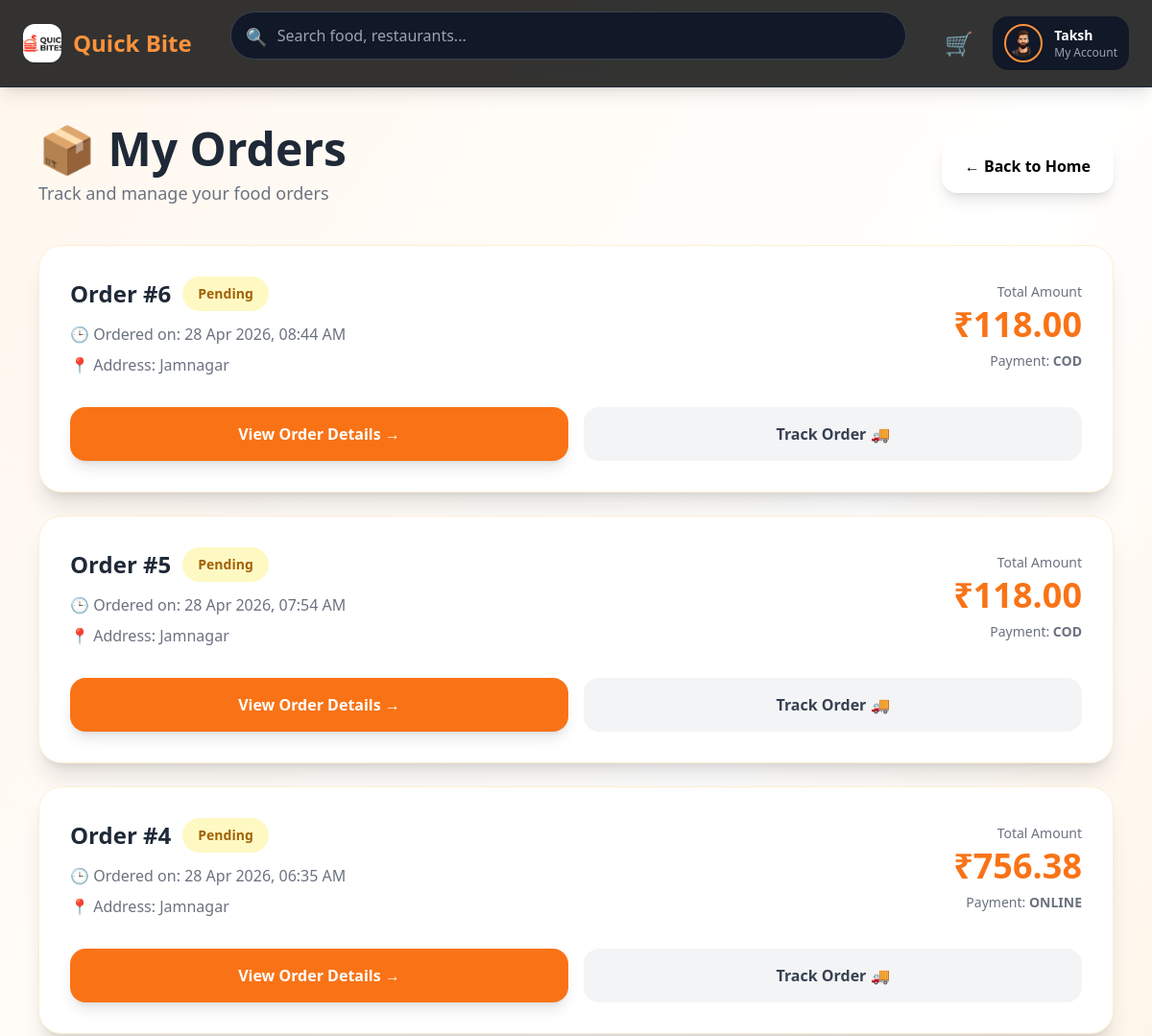
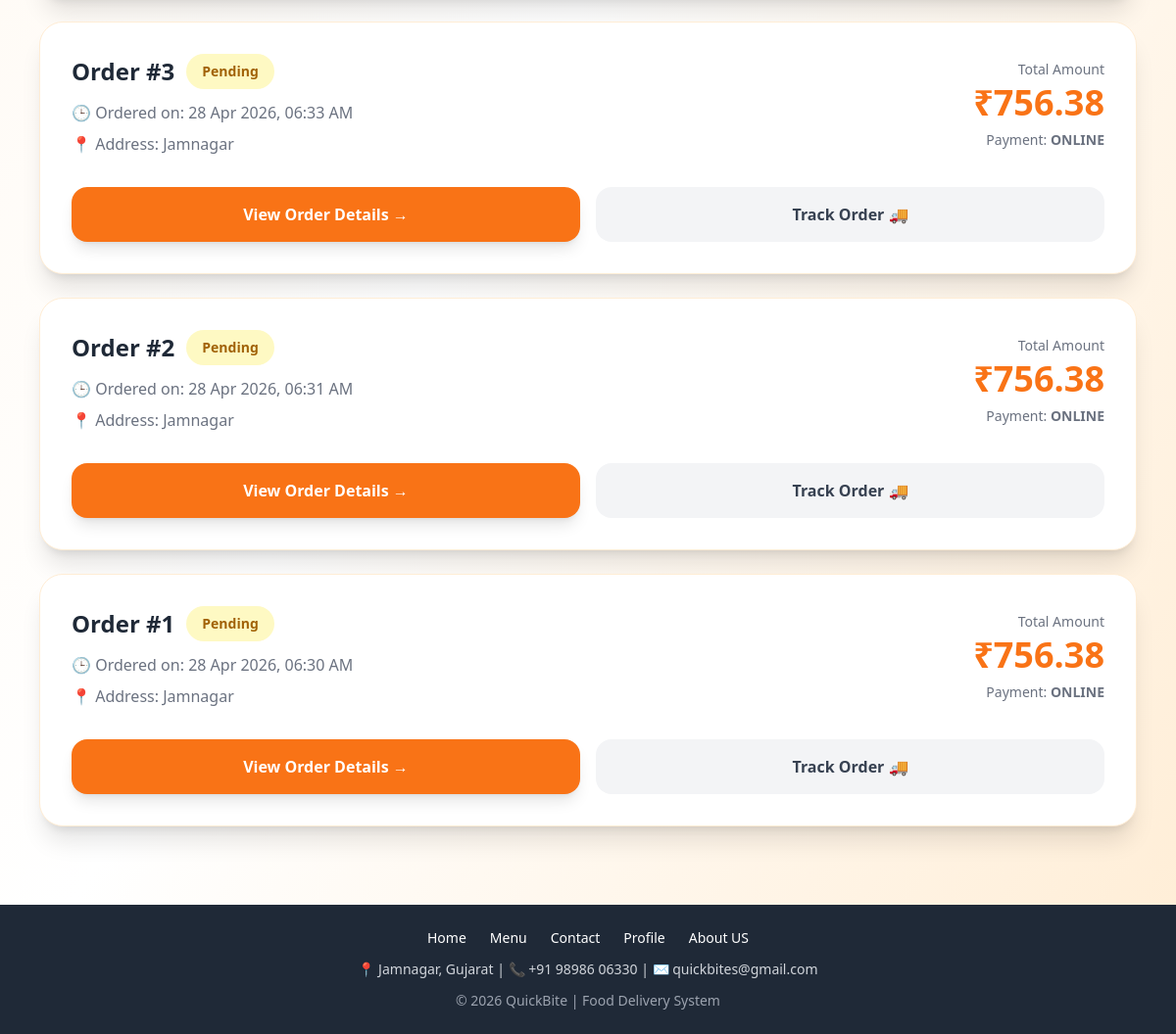
Screenshot of /orders.php (signed in) with the database file from the repository (2 pictures, top to bottom).
### tables this page shows
CREATE TABLE `settings` (
  `id` int(11) NOT NULL DEFAULT 1,
  `site_name` varchar(100) DEFAULT NULL,
  `logo` varchar(255) DEFAULT NULL,
  `contact_email` varchar(100) DEFAULT NULL,
  `contact_phone` varchar(20) DEFAULT NULL
);

CREATE TABLE `users` (
  `user_id` int(11) NOT NULL,
  `name` varchar(100) DEFAULT NULL,
  `email` varchar(100) DEFAULT NULL,
  `password` varchar(255) DEFAULT NULL,
  `phone` varchar(15) DEFAULT NULL,
  `address` text DEFAULT NULL,
  `created_at` timestamp NOT NULL DEFAULT current_timestamp(),
  `status` enum('active','blocked') DEFAULT 'active',
  `image` varchar(255) DEFAULT NULL
);

CREATE TABLE `orders` (
  `order_id` int(11) NOT NULL,
  `user_id` int(11) DEFAULT NULL,
  `total_amount` decimal(10,2) DEFAULT NULL,
  `order_status` enum('pending','confirmed','preparing','out_for_delivery','delivered','cancelled') DEFAULT 'pending',
  `payment_method` enum('COD','ONLINE') DEFAULT NULL,
  `payment_status` enum('pending','paid') DEFAULT 'pending',
  `order_date` timestamp NOT NULL DEFAULT current_timestamp(),
  `hotel_id` int(11) DEFAULT NULL,
  `created_at` timestamp NOT NULL DEFAULT current_timestamp(),
  `gst` decimal(10,2) DEFAULT NULL,
  `grand_total` decimal(10,2) DEFAULT NULL,
  `address` text DEFAULT NULL
);

### orders.php (the view, shortened to what this page needs)
<?php
include("db.php");
include("assets/navbar.php");
$user_id = $_SESSION['user_id'] ?? 0;
$orders = mysqli_query($conn,"
SELECT * FROM orders
WHERE user_id='$user_id'
ORDER BY order_id DESC
");
?>
<!DOCTYPE html>
<html>
<head>
<script src="https://cdn.tailwindcss.com"></script>
</head>
<body class="bg-gradient-to-br from-orange-50 via-white to-orange-100 min-h-screen">
<div class="max-w-6xl mx-auto px-4 py-10">
<div class="flex flex-col md:flex-row md:items-center md:justify-between gap-5 mb-10">
<div>
<h1 class="text-5xl font-extrabold text-gray-800">
📦 My Orders
</h1>
<p class="text-gray-500 mt-2 text-lg">
Track and manage your food orders
</p>
</div>
<a href="home.php"
class="inline-flex items-center gap-2 bg-white hover:bg-orange-500 hover:text-white transition px-6 py-4 rounded-2xl shadow-lg font-bold">
← Back to Home
</a>
</div>
<?php if(mysqli_num_rows($orders) == 0){ ?>
<div class="bg-white rounded-3xl shadow-xl p-16 text-center border border-orange-100">
<div class="text-7xl mb-5">
🛒
</div>
<h2 class="text-3xl font-bold text-gray-700 mb-3">
No Orders Yet
</h2>
<p class="text-gray-500 mb-8">
Looks like you haven't placed any order yet.
</p>
<a href="home.php"
class="bg-orange-500 hover:bg-orange-600 text-white px-8 py-4 rounded-2xl font-bold shadow-lg transition">
Browse Restaurants
</a>
</div>
<?php } else { ?>
<div class="space-y-6">
<?php while($o = mysqli_fetch_assoc($orders)){ ?>
<?php
$status = strtolower($o['order_status']);
$statusColor = "bg-gray-100 text-gray-600";
if($status == 'pending'){
    $statusColor = "bg-yellow-100 text-yellow-700";
}
elseif($status == 'preparing'){
    $statusColor = "bg-blue-100 text-blue-700";
}
elseif($status == 'out for delivery'){
    $statusColor = "bg-purple-100 text-purple-700";
}
elseif($status == 'delivered'){
    $statusColor = "bg-green-100 text-green-700";
}
elseif($status == 'cancelled'){
    $statusColor = "bg-red-100 text-red-700";
}
?>
<div class="bg-white rounded-3xl shadow-xl hover:shadow-2xl transition border border-orange-100 overflow-hidden">
<div class="p-8">
<div class="flex flex-col lg:flex-row lg:items-center lg:justify-between gap-6">
<div>
<div class="flex items-center gap-3 mb-3">
<h2 class="text-2xl font-bold text-gray-800">
Order #<?php echo $o['order_id']; ?>
</h2>
<span class="px-4 py-2 rounded-full text-sm font-bold <?php echo $statusColor; ?>">
<?php echo ucfirst($o['order_status']); ?>
</span>
</div>
<p class="text-gray-500 mb-2">
🕒 Ordered on:
<?php echo date("d M Y, h:i A", strtotime($o['created_at'])); ?>
</p>
<p class="text-gray-500">
📍 Address:
<?php echo $o['address']; ?>
</p>
</div>
<div class="text-right">
<p class="text-gray-500 text-sm mb-1">
Total Amount
</p>
<h3 class="text-4xl font-extrabold text-orange-500">
₹<?php echo $o['grand_total']; ?>
</h3>
<p class="text-sm text-gray-500 mt-2">
Payment:
<span class="font-semibold">
<?php echo strtoupper($o['payment_method']); ?>
</span>
</p>
</div>
</div>
<div class="mt-8 flex flex-col md:flex-row gap-4">
<a href="order_details.php?id=<?php echo $o['order_id']; ?>"
class="flex-1 bg-orange-500 hover:bg-orange-600 text-white text-center py-4 rounded-2xl font-bold shadow-lg transition">
View Order Details →
</a>
<?php if($status != 'delivered'){ ?>
<a href="order_details.php?id=<?php echo $o['order_id']; ?>"
class="flex-1 bg-gray-100 hover:bg-gray-200 text-gray-700 text-center py-4 rounded-2xl font-bold transition">
Track Order 🚚
</a>
<?php } ?>
</div>
</div>
</div>
<?php } ?>
</div>
<?php } ?>
</div>
<?php include("assets/footer.php"); ?>
</body>
</html>

### assets/navbar.php (shortened to what this page needs)
<?php
include("db.php");
$user_id = $_SESSION['user_id'] ?? 0;
$settings = mysqli_fetch_assoc(mysqli_query($conn,
"SELECT * FROM settings LIMIT 1"
));
$user = null;
if($user_id){
    $user = mysqli_fetch_assoc(mysqli_query($conn,
    "SELECT * FROM users WHERE user_id='$user_id'"
    ));
}
?>
<script src="https://cdn.tailwindcss.com"></script>
<nav class="bg-black/80 backdrop-blur-md text-white sticky top-0 z-50 border-b border-gray-800 shadow-lg">
<div class="max-w-7xl mx-auto px-6 py-3 flex items-center justify-between">
    <a href="index.php"
    class="flex items-center gap-3 text-2xl font-extrabold text-orange-400">
        <?php if(!empty($settings['logo'])){ ?>
            <img src="admin/uploads/<?php echo $settings['logo']; ?>"
            class="h-10 w-10 rounded-xl object-cover shadow">
        <?php } else { ?>
            🍔
        <?php } ?>
        <span>
            <?php echo $settings['site_name'] ?? 'QuickBites'; ?>
        </span>
    </a>
    <form action="home.php"
    class="flex-1 mx-10 hidden lg:block">
        <div class="relative">
            <input
                type="text"
                name="search"
                placeholder="Search food, restaurants..."
                class="w-full pl-12 pr-4 py-3 bg-gray-900 border border-gray-700 rounded-full text-white focus:ring-2 focus:ring-orange-400 outline-none transition">
            <span class="absolute left-4 top-3 text-gray-400 text-lg">
                🔍
            </span>
        </div>
    </form>
    <div class="flex items-center gap-5">
        <a href="cart.php"
        class="relative text-2xl hover:scale-110 transition">
            🛒
        </a>
        <div class="relative hidden md:block">
        <?php if($user_id && $user){ ?>
            <button onclick="toggleDropdown(event)"
            class="flex items-center gap-3 bg-gray-900 hover:bg-gray-800 px-3 py-2 rounded-2xl transition">
                <?php if(!empty($user['image'])){ ?>
                    <img src="uploads/<?php echo $user['image']; ?>"
                    class="h-10 w-10 rounded-full object-cover border-2 border-orange-400 shadow">
                <?php } ?>
                <div class="text-left">
                    <p class="font-semibold text-sm">
                        <?php echo $user['name']; ?>
                    </p>
                    <p class="text-xs text-gray-400">
                        My Account
                    </p>
                </div>
            </button>
        <?php } ?>
        </div>
    </div>
</div>
</nav>

### rows the page displays
settings: logo (picture), site_name "Quick Bite"
users: image (picture), name "Taksh"
orders: order_id "6", order_status "Pending", created_at "28 Apr 2026, 08:44 AM", address "Jamnagar", grand_total "118.00", payment_method "COD"
orders: order_id "5", order_status "Pending", created_at "28 Apr 2026, 07:54 AM", address "Jamnagar", grand_total "118.00", payment_method "COD"
orders: order_id "4", order_status "Pending", created_at "28 Apr 2026, 06:35 AM", address "Jamnagar", grand_total "756.38", payment_method "ONLINE"
orders: order_id "3", order_status "Pending", created_at "28 Apr 2026, 06:33 AM", address "Jamnagar", grand_total "756.38", payment_method "ONLINE"
orders: order_id "2", order_status "Pending", created_at "28 Apr 2026, 06:31 AM", address "Jamnagar", grand_total "756.38", payment_method "ONLINE"
orders: order_id "1", order_status "Pending", created_at "28 Apr 2026, 06:30 AM", address "Jamnagar", grand_total "756.38", payment_method "ONLINE"
